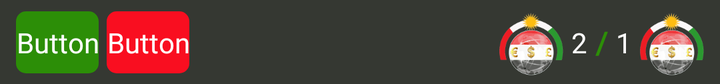
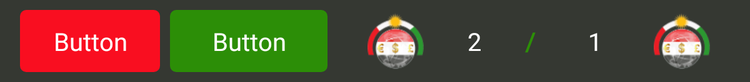

Compare how this app lays out the same screen by default and in its alternative resource folder. The renders come first, then the two layout files and the values they reference.
<!-- AndroidManifest.xml: application theme AppTheme -->
<!-- res/layout/layout_item_market_mirror.xml -->
<?xml version="1.0" encoding="utf-8"?>
<androidx.constraintlayout.widget.ConstraintLayout
        xmlns:android="http://schemas.android.com/apk/res/android"
        xmlns:app="http://schemas.android.com/apk/res-auto"
        android:layout_width="match_parent"
        android:layout_height="wrap_content"
        android:background="@color/background_color">

    <TextView
            android:id="@+id/btnBid"
            android:layout_width="wrap_content"
            android:layout_height="wrap_content"
            android:text="Button"

            android:lines="1"
            android:textColor="@color/white"
            android:breakStrategy="balanced"
            android:gravity="center"
            android:background="@drawable/button_background_green"
            android:paddingVertical="6dp"
            app:layout_constraintStart_toStartOf="parent"
            app:layout_constraintTop_toTopOf="parent"
            android:layout_marginTop="4dp"
            android:layout_marginBottom="4dp"
            app:layout_constraintBottom_toBottomOf="parent"
            android:layout_marginStart="8dp" />



    <TextView
            android:id="@+id/btnAsk"
            android:layout_width="wrap_content"
            android:layout_height="wrap_content"
            android:text="Button"

            android:lines="1"
            android:textColor="@color/white"
            android:breakStrategy="balanced"
            android:gravity="center"
            android:background="@drawable/button_background_red"
            android:paddingVertical="6dp"
            android:layout_marginEnd="8dp"
            app:layout_constraintStart_toEndOf="@id/btnBid"
            app:layout_constraintTop_toTopOf="parent"
            android:layout_marginTop="4dp"
            android:layout_marginStart="4dp"
            app:layout_constraintBottom_toBottomOf="parent"
            android:layout_marginBottom="4dp" />




    <ImageView
            android:id="@+id/ivFromFlag"
            android:layout_width="32dp"
            android:layout_height="32dp"
            app:srcCompat="@mipmap/ic_action_logo"
            app:layout_constraintEnd_toEndOf="parent"
            app:layout_constraintTop_toTopOf="parent"
            android:layout_marginTop="6dp"
            app:layout_constraintBottom_toBottomOf="parent"
            android:layout_marginBottom="4dp"
            android:layout_marginEnd="8dp"/>
    <TextView
            android:id="@+id/tvFromCode"
            android:text="1"
            android:textColor="@color/white"
            android:layout_width="wrap_content"
            android:layout_height="wrap_content"
            app:layout_constraintTop_toTopOf="parent"
            android:layout_marginTop="8dp"
            app:layout_constraintBottom_toBottomOf="parent"
            android:layout_marginBottom="8dp"
            app:layout_constraintEnd_toStartOf="@id/ivFromFlag"
            android:layout_marginEnd="4dp" />
    <TextView
            android:id="@+id/textView9"
            android:text="/"
            android:textStyle="bold"
            android:textSize="@dimen/text_small15"
            android:textColor="@color/green"
            android:layout_width="wrap_content"
            android:layout_height="wrap_content"
            app:layout_constraintTop_toTopOf="parent"
            app:layout_constraintEnd_toStartOf="@id/tvFromCode"
            android:layout_marginTop="4dp"
            android:layout_marginEnd="4dp"
            app:layout_constraintBottom_toBottomOf="parent"
            android:layout_marginBottom="4dp"/>
    <TextView
            android:id="@+id/tvToCode"
            android:text="2"
            android:textColor="@color/white"
            android:layout_width="wrap_content"
            android:layout_height="wrap_content"
            app:layout_constraintTop_toTopOf="parent"
            android:layout_marginTop="4dp"
            app:layout_constraintEnd_toStartOf="@id/textView9"
            android:layout_marginEnd="4dp"
            android:layout_marginBottom="4dp"
            app:layout_constraintBottom_toBottomOf="parent"/>
    <ImageView
            android:id="@+id/ivToFlag"
            android:layout_width="32dp"
            android:layout_height="32dp"
            app:srcCompat="@mipmap/ic_action_logo"
            app:layout_constraintTop_toTopOf="parent"
            android:layout_marginTop="6dp"
            app:layout_constraintEnd_toStartOf="@id/tvToCode"
            android:layout_marginEnd="4dp"
            android:layout_marginBottom="4dp"
            app:layout_constraintBottom_toBottomOf="parent"/>

    <androidx.constraintlayout.widget.Guideline
            android:orientation="vertical"
            android:layout_width="wrap_content"
            android:layout_height="wrap_content"
            android:id="@+id/guideline3"
            app:layout_constraintGuide_percent=".50"/>
</androidx.constraintlayout.widget.ConstraintLayout>
<!-- resources referenced by this layout -->
<resources>
  <color name="background_color">#353832</color>
  <color name="green">#2C8E07</color>
  <color name="white">#FFFFFF</color>
  <dimen name="text_small15">15sp</dimen>
  <!-- drawable button_background_green (drawable) -->
  <?xml version="1.0" encoding="utf-8"?>
  <shape xmlns:android="http://schemas.android.com/apk/res/android"
         android:shape="rectangle">
      <solid android:color="@color/green" />
      <corners android:radius="5dp" />
  </shape>
  <!-- drawable button_background_red (drawable) -->
  <?xml version="1.0" encoding="utf-8"?>
  <shape xmlns:android="http://schemas.android.com/apk/res/android"
         android:shape="rectangle">
      <solid android:color="@color/red" />
      <corners android:radius="5dp" />
  </shape>
  <!-- mipmap ic_action_logo: png bitmap (mipmap-hdpi, 4938 bytes) -->
  <style name="AppTheme" parent="Theme.AppCompat.Light.DarkActionBar">
          <item name="colorPrimary">@color/colorPrimary</item>
          <item name="colorPrimaryDark">@color/colorPrimaryDark</item>
          <item name="colorAccent">@color/colorAccent</item>
          <item name="android:fontFamily">@font/lato_regular</item>
          <item name="windowActionBar">false</item>
          <item name="windowNoTitle">true</item>
      </style>
  <color name="red">#F90E20</color>
  <color name="colorPrimary">@color/blue</color>
  <color name="colorPrimaryDark">@color/black</color>
  <color name="colorAccent">@color/hint_text</color>
  <color name="blue">#031F5A</color>
  <color name="black">#000000</color>
  <color name="hint_text">#FFFAFA</color>
</resources>
<!-- res/layout-sw600dp/layout_item_market_mirror.xml (the repository's variant of the layout above) -->
<!-- drawn on a 7-inch tablet held upright -->
<?xml version="1.0" encoding="utf-8"?>
<androidx.constraintlayout.widget.ConstraintLayout
        xmlns:android="http://schemas.android.com/apk/res/android"
        xmlns:app="http://schemas.android.com/apk/res-auto"
        android:layout_width="match_parent"
        android:layout_height="wrap_content"
        android:background="@color/background_color">

    <TextView
            android:id="@+id/btnBid"
            android:text="Button"
            android:textSize="@dimen/text_medium"
            android:textColor="@color/white"
            android:layout_width="0dp"
            android:layout_height="@dimen/tablet_btn_height"
            android:gravity="center"
            android:background="@drawable/button_background_red"
            android:layout_marginStart="16dp"
            android:layout_marginTop="8dp"
            android:layout_marginBottom="8dp"
            app:layout_constraintStart_toStartOf="parent"
            app:layout_constraintTop_toTopOf="parent"
            app:layout_constraintBottom_toBottomOf="parent"
            app:layout_constraintEnd_toStartOf="@+id/guideline4"
            android:layout_marginEnd="4dp"/>
    <TextView
            android:id="@+id/btnAsk"
            android:text="Button"
            android:textSize="@dimen/text_medium"
            android:textColor="@color/white"
            android:layout_width="0dp"
            android:layout_height="@dimen/tablet_btn_height"
            android:gravity="center"
            android:background="@drawable/button_background_green"
            app:layout_constraintStart_toEndOf="@+id/guideline4"
            app:layout_constraintEnd_toStartOf="@+id/guideline3"
            app:layout_constraintTop_toTopOf="parent"
            android:layout_marginTop="8dp"
            app:layout_constraintBottom_toBottomOf="parent"
            android:layout_marginBottom="8dp"
            android:layout_marginStart="4dp"
            android:layout_marginEnd="8dp"/>

    <ImageView
            android:layout_width="45dp"
            android:layout_height="45dp"
            app:srcCompat="@mipmap/ic_action_logo"
            android:id="@+id/ivToFlag"
            android:layout_marginStart="24dp"
            android:layout_marginTop="8dp"
            app:layout_constraintTop_toTopOf="parent"
            app:layout_constraintStart_toEndOf="@+id/guideline3"
            app:layout_constraintBottom_toBottomOf="parent"
            android:layout_marginBottom="8dp"/>
    <TextView
            android:id="@+id/tvToCode"
            android:text="2"
            android:textColor="@color/white"
            android:textSize="@dimen/text_medium"
            android:layout_width="wrap_content"
            android:layout_height="wrap_content"
            app:layout_constraintTop_toTopOf="parent"
            android:layout_marginTop="8dp"
            app:layout_constraintBottom_toBottomOf="parent"
            app:layout_constraintStart_toEndOf="@+id/ivToFlag"
            android:layout_marginBottom="8dp"
            app:layout_constraintEnd_toStartOf="@+id/textView9"
            android:layout_marginEnd="4dp"
            android:layout_marginStart="4dp"/>
    <TextView
            android:text="/"
            android:textStyle="bold"
            android:textColor="@color/green"
            android:layout_width="wrap_content"
            android:layout_height="wrap_content"
            android:textSize="@dimen/text_medium"
            android:id="@+id/textView9"
            app:layout_constraintStart_toEndOf="@+id/guideline5"
            app:layout_constraintTop_toTopOf="parent"
            android:layout_marginTop="8dp"
            app:layout_constraintBottom_toBottomOf="parent"
            android:layout_marginBottom="8dp"/>
    <TextView
            android:id="@+id/tvFromCode"
            android:text="1"
            android:textColor="@color/white"
            android:textSize="@dimen/text_medium"
            android:layout_width="wrap_content"
            android:layout_height="wrap_content"
            android:layout_marginStart="4dp"
            app:layout_constraintStart_toEndOf="@+id/textView9"
            app:layout_constraintTop_toTopOf="parent"
            android:layout_marginTop="8dp"
            app:layout_constraintEnd_toStartOf="@+id/ivFromFlag"
            android:layout_marginEnd="4dp"
            android:layout_marginBottom="8dp"
            app:layout_constraintBottom_toBottomOf="parent"/>
    <ImageView
            android:id="@+id/ivFromFlag"
            android:layout_width="45dp"
            android:layout_height="45dp"
            app:srcCompat="@mipmap/ic_action_logo"
            app:layout_constraintTop_toTopOf="parent"
            android:layout_marginTop="8dp"
            app:layout_constraintEnd_toEndOf="parent"
            android:layout_marginEnd="32dp"
            android:layout_marginBottom="8dp"
            app:layout_constraintBottom_toBottomOf="parent"/>


    <androidx.constraintlayout.widget.Guideline
            android:orientation="vertical"
            android:layout_width="wrap_content"
            android:layout_height="wrap_content"
            android:id="@+id/guideline3"
            app:layout_constraintGuide_percent=".45"/>
    <androidx.constraintlayout.widget.Guideline
            android:orientation="vertical"
            android:layout_width="wrap_content"
            android:layout_height="wrap_content"
            android:id="@+id/guideline4"
            app:layout_constraintGuide_percent=".22"/>
    <androidx.constraintlayout.widget.Guideline
            android:orientation="vertical"
            android:layout_width="wrap_content"
            android:layout_height="wrap_content"
            app:layout_constraintGuide_percent=".70"
            android:id="@+id/guideline5"/>
</androidx.constraintlayout.widget.ConstraintLayout>
<!-- resources referenced by the variant -->
<!-- as a 7-inch tablet held upright resolves them -->
<resources>
  <color name="background_color">#353832</color>
  <color name="green">#2C8E07</color>
  <color name="white">#FFFFFF</color>
  <dimen name="tablet_btn_height">50dp</dimen>
  <dimen name="text_medium">20sp</dimen>
  <!-- drawable button_background_green (drawable) -->
  <?xml version="1.0" encoding="utf-8"?>
  <shape xmlns:android="http://schemas.android.com/apk/res/android"
         android:shape="rectangle">
      <solid android:color="@color/green" />
      <corners android:radius="5dp" />
  </shape>
  <!-- drawable button_background_red (drawable) -->
  <?xml version="1.0" encoding="utf-8"?>
  <shape xmlns:android="http://schemas.android.com/apk/res/android"
         android:shape="rectangle">
      <solid android:color="@color/red" />
      <corners android:radius="5dp" />
  </shape>
  <!-- mipmap ic_action_logo: png bitmap (mipmap-hdpi, 4938 bytes) -->
  <style name="AppTheme" parent="Theme.AppCompat.Light.DarkActionBar">
          <item name="colorPrimary">@color/colorPrimary</item>
          <item name="colorPrimaryDark">@color/colorPrimaryDark</item>
          <item name="colorAccent">@color/colorAccent</item>
          <item name="android:fontFamily">@font/lato_regular</item>
          <item name="windowActionBar">false</item>
          <item name="windowNoTitle">true</item>
      </style>
  <color name="red">#F90E20</color>
  <color name="colorPrimary">@color/blue</color>
  <color name="colorPrimaryDark">@color/black</color>
  <color name="colorAccent">@color/hint_text</color>
  <color name="blue">#031F5A</color>
  <color name="black">#000000</color>
  <color name="hint_text">#FFFAFA</color>
</resources>
